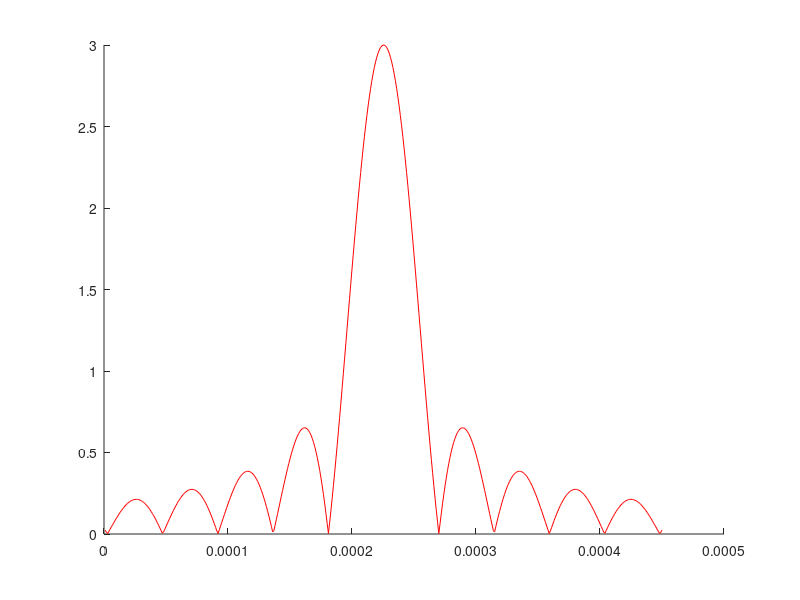

This chart was generated by the following MATLAB code:
% SINC amplitude table generator for Tecmag

clear
clc
close all

%%%%%%% User-defined parameters %%%%%%%

slice = 0.080; %mm, slice thickness
G = 6.59; %T m-1, B0 field gradient
tau = 450e-6; %s; pulse length
Nlobes = 0; %# of sinc lobes
dt = 1e-6; %s, time per pulse point
offset = 0; %Hz
amp = 3; %db

%%%%%%% END User-defined parameters %%%%%%%

N = round(tau/dt); %number of points per pulse waveform
gamma = 42.576; %MHz T-1
SW = slice*G*gamma*1000; %Hz

pulseAmp = -N*dt/2+dt/2:dt:N*dt/2-dt/2;
carrierSig(1,:) = cos(2*pi*pulseAmp*offset(1));

B1(:,1) = sqrt((sin(SW*pi*pulseAmp)./(SW*pi*pulseAmp).*carrierSig(1,:)).^2)*amp;

dlmwrite('SINC_Amp.dat',B1);
totalTime = dt*length(B1)*1e6;
taxis = linspace(dt, N*dt, N);

figure(1)
hold on
% plot(pulseAmp,B1sinc,'-k')
plot(taxis, B1,'-r')
% plot(pulseAmp,carrierSig,':b')
